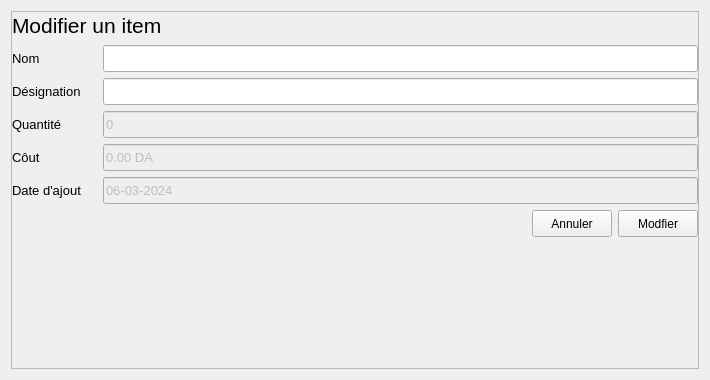
<?xml version="1.0" encoding="UTF-8"?>
<ui version="4.0">
 <class>Form</class>
 <widget class="QWidget" name="Form">
  <property name="geometry">
   <rect>
    <x>0</x>
    <y>0</y>
    <width>710</width>
    <height>380</height>
   </rect>
  </property>
  <property name="windowTitle">
   <string>Form</string>
  </property>
  <layout class="QGridLayout" name="gridLayout">
   <item row="0" column="0">
    <widget class="QFrame" name="frame">
     <property name="frameShape">
      <enum>QFrame::StyledPanel</enum>
     </property>
     <property name="frameShadow">
      <enum>QFrame::Raised</enum>
     </property>
     <layout class="QGridLayout" name="gridLayout_3">
      <property name="leftMargin">
       <number>0</number>
      </property>
      <property name="topMargin">
       <number>0</number>
      </property>
      <property name="rightMargin">
       <number>0</number>
      </property>
      <property name="bottomMargin">
       <number>0</number>
      </property>
      <item row="0" column="0">
       <layout class="QVBoxLayout" name="verticalLayout_2">
        <item>
         <layout class="QHBoxLayout" name="horizontalLayout_7">
          <item>
           <widget class="QLabel" name="label_6">
            <property name="minimumSize">
             <size>
              <width>85</width>
              <height>27</height>
             </size>
            </property>
            <property name="font">
             <font>
              <pointsize>16</pointsize>
             </font>
            </property>
            <property name="text">
             <string>Modifier un item</string>
            </property>
            <property name="margin">
             <number>0</number>
            </property>
           </widget>
          </item>
         </layout>
        </item>
        <item>
         <layout class="QHBoxLayout" name="horizontalLayout_3">
          <item>
           <widget class="QLabel" name="label_3">
            <property name="minimumSize">
             <size>
              <width>85</width>
              <height>27</height>
             </size>
            </property>
            <property name="maximumSize">
             <size>
              <width>85</width>
              <height>16777215</height>
             </size>
            </property>
            <property name="font">
             <font>
              <pointsize>10</pointsize>
             </font>
            </property>
            <property name="text">
             <string>Nom</string>
            </property>
           </widget>
          </item>
          <item>
           <widget class="QLineEdit" name="nom_lineEdit_2">
            <property name="minimumSize">
             <size>
              <width>220</width>
              <height>27</height>
             </size>
            </property>
            <property name="font">
             <font>
              <pointsize>10</pointsize>
             </font>
            </property>
           </widget>
          </item>
         </layout>
        </item>
        <item>
         <layout class="QHBoxLayout" name="horizontalLayout_4">
          <item>
           <widget class="QLabel" name="label_4">
            <property name="minimumSize">
             <size>
              <width>85</width>
              <height>27</height>
             </size>
            </property>
            <property name="maximumSize">
             <size>
              <width>85</width>
              <height>16777215</height>
             </size>
            </property>
            <property name="font">
             <font>
              <pointsize>10</pointsize>
             </font>
            </property>
            <property name="text">
             <string>Désignation</string>
            </property>
           </widget>
          </item>
          <item>
           <widget class="QLineEdit" name="designation_lineEdit_2">
            <property name="minimumSize">
             <size>
              <width>220</width>
              <height>27</height>
             </size>
            </property>
            <property name="font">
             <font>
              <pointsize>10</pointsize>
             </font>
            </property>
           </widget>
          </item>
         </layout>
        </item>
        <item>
         <layout class="QHBoxLayout" name="horizontalLayout_9">
          <item>
           <widget class="QLabel" name="label_7">
            <property name="minimumSize">
             <size>
              <width>85</width>
              <height>27</height>
             </size>
            </property>
            <property name="maximumSize">
             <size>
              <width>85</width>
              <height>16777215</height>
             </size>
            </property>
            <property name="font">
             <font>
              <pointsize>10</pointsize>
             </font>
            </property>
            <property name="text">
             <string>Quantité</string>
            </property>
           </widget>
          </item>
          <item>
           <widget class="QLineEdit" name="quantite_lineEdit">
            <property name="enabled">
             <bool>false</bool>
            </property>
            <property name="minimumSize">
             <size>
              <width>220</width>
              <height>27</height>
             </size>
            </property>
            <property name="font">
             <font>
              <pointsize>10</pointsize>
             </font>
            </property>
            <property name="text">
             <string>0</string>
            </property>
           </widget>
          </item>
         </layout>
        </item>
        <item>
         <layout class="QHBoxLayout" name="horizontalLayout_10">
          <item>
           <widget class="QLabel" name="label_8">
            <property name="minimumSize">
             <size>
              <width>85</width>
              <height>27</height>
             </size>
            </property>
            <property name="maximumSize">
             <size>
              <width>85</width>
              <height>16777215</height>
             </size>
            </property>
            <property name="font">
             <font>
              <pointsize>10</pointsize>
             </font>
            </property>
            <property name="text">
             <string>Côut</string>
            </property>
           </widget>
          </item>
          <item>
           <widget class="QLineEdit" name="cout_lineEdit">
            <property name="enabled">
             <bool>false</bool>
            </property>
            <property name="minimumSize">
             <size>
              <width>220</width>
              <height>27</height>
             </size>
            </property>
            <property name="font">
             <font>
              <pointsize>10</pointsize>
             </font>
            </property>
            <property name="text">
             <string>0.00 DA</string>
            </property>
           </widget>
          </item>
         </layout>
        </item>
        <item>
         <layout class="QHBoxLayout" name="horizontalLayout_11">
          <item>
           <widget class="QLabel" name="label_9">
            <property name="minimumSize">
             <size>
              <width>85</width>
              <height>27</height>
             </size>
            </property>
            <property name="maximumSize">
             <size>
              <width>85</width>
              <height>16777215</height>
             </size>
            </property>
            <property name="font">
             <font>
              <pointsize>10</pointsize>
             </font>
            </property>
            <property name="text">
             <string>Date d'ajout</string>
            </property>
           </widget>
          </item>
          <item>
           <widget class="QLineEdit" name="dateAjout_lineEdit">
            <property name="enabled">
             <bool>false</bool>
            </property>
            <property name="minimumSize">
             <size>
              <width>220</width>
              <height>27</height>
             </size>
            </property>
            <property name="font">
             <font>
              <pointsize>10</pointsize>
             </font>
            </property>
            <property name="text">
             <string>06-03-2024</string>
            </property>
           </widget>
          </item>
         </layout>
        </item>
        <item>
         <layout class="QHBoxLayout" name="horizontalLayout_8">
          <item>
           <spacer name="horizontalSpacer_2">
            <property name="orientation">
             <enum>Qt::Horizontal</enum>
            </property>
            <property name="sizeHint" stdset="0">
             <size>
              <width>40</width>
              <height>20</height>
             </size>
            </property>
           </spacer>
          </item>
          <item>
           <widget class="QPushButton" name="annuler_pushButton_2">
            <property name="minimumSize">
             <size>
              <width>70</width>
              <height>27</height>
             </size>
            </property>
            <property name="text">
             <string>Annuler</string>
            </property>
           </widget>
          </item>
          <item>
           <widget class="QPushButton" name="ajouter_pushButton_2">
            <property name="minimumSize">
             <size>
              <width>70</width>
              <height>27</height>
             </size>
            </property>
            <property name="text">
             <string>Modfier</string>
            </property>
           </widget>
          </item>
         </layout>
        </item>
       </layout>
      </item>
      <item row="1" column="0">
       <spacer name="verticalSpacer_2">
        <property name="orientation">
         <enum>Qt::Vertical</enum>
        </property>
        <property name="sizeHint" stdset="0">
         <size>
          <width>20</width>
          <height>163</height>
         </size>
        </property>
       </spacer>
      </item>
     </layout>
    </widget>
   </item>
  </layout>
 </widget>
 <resources/>
 <connections/>
</ui>
